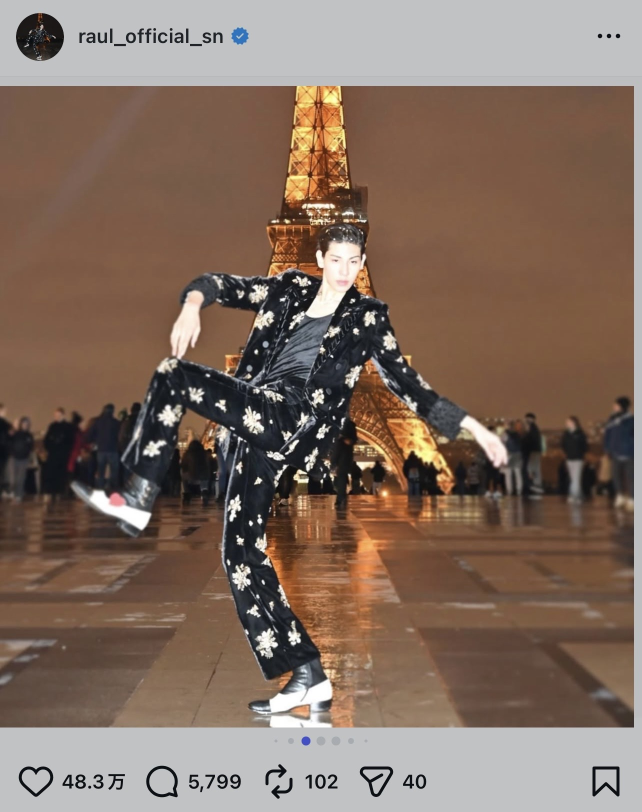
#> input picture sample.jpg, 1284 x 1624 px (shown at 1/2 size)
$ python -i guide_types.py   (imports and definitions only)
#> lines starting #> are read from the running program, lines starting #| are printed output that depends on the picture
### backend/guide_processor/image_utils.py
from pathlib import Path
from PIL import Image, ImageOps


# [24 lines left out: functions open_image, trim_to_aspect_ratio, not called in this run]


def create_transparent_canvas(size):
    return Image.new("RGBA", size, (0, 0, 0, 0))


# [39 lines left out: functions centered_rectangle, save_png, crop_with_normalized_rect, not called in this run]

### backend/guide_processor/guide_types.py
import math

from PIL import Image, ImageDraw, ImageFilter

from image_utils import create_transparent_canvas, centered_rectangle


class GuideDetectionError(ValueError):
    """A guide cannot be placed reliably on the reference image."""


# [45 lines left out: functions guide_rectangle, eye_marker, create_rectangle_guide, create_keypoints_guide, not called in this run]


def create_silhouette_guide(image, person_box=None, person_mask=None, pose_keypoints=None):
    if person_mask is not None:
        return create_segmented_pose_guide(image, person_mask, pose_keypoints)

    return create_template_silhouette_guide(image, person_box=person_box)


# [69 lines left out: functions create_segmented_pose_guide, draw_pose_skeleton, not called in this run]


def create_template_silhouette_guide(image, person_box=None):
    canvas = create_transparent_canvas(image.size)
    draw = ImageDraw.Draw(canvas, "RGBA")

    rect = person_box if person_box is not None else centered_rectangle(image)
    left, top, right, bottom = rect
    width = right - left
    height = bottom - top
    center_x = (left + right) / 2

    fill_color = (255, 255, 255, 170)
    line_color = (255, 255, 255, 220)
    outline_width = max(8, int(image.width * 0.02))

    head_radius = int(width * 0.12)
    head_center = (center_x, top + head_radius)
    draw.ellipse(
        [
            head_center[0] - head_radius,
            head_center[1] - head_radius,
            head_center[0] + head_radius,
            head_center[1] + head_radius,
        ],
        fill=fill_color,
    )

    torso_top = head_center[1] + head_radius * 0.6
    torso_bottom = bottom - int(height * 0.18)
    torso_width = width * 0.34
    torso_left = center_x - torso_width / 2
    torso_right = center_x + torso_width / 2
    draw.rectangle(
        [
            torso_left,
            torso_top,
            torso_right,
            torso_bottom,
        ],
        fill=fill_color,
    )

    arm_top = torso_top + int(height * 0.08)
    arm_length = width * 0.28
    draw.polygon(
        [
            (torso_left, arm_top),
            (torso_left - arm_length, arm_top + int(height * 0.08)),
            (torso_left - arm_length + int(width * 0.05), arm_top + int(height * 0.12)),
            (torso_left, arm_top + int(height * 0.1)),
        ],
        fill=fill_color,
    )
    draw.polygon(
        [
            (torso_right, arm_top),
            (torso_right + arm_length, arm_top + int(height * 0.08)),
            (torso_right + arm_length - int(width * 0.05), arm_top + int(height * 0.12)),
            (torso_right, arm_top + int(height * 0.1)),
        ],
        fill=fill_color,
    )

    leg_top = torso_bottom
    left_leg = [
        (torso_left + int(width * 0.08), leg_top),
        (torso_left + int(width * 0.08), bottom),
        (center_x - int(width * 0.08), bottom),
        (center_x - int(width * 0.08), leg_top),
    ]
    right_leg = [
        (torso_right - int(width * 0.08), leg_top),
        (torso_right - int(width * 0.08), bottom),
        (center_x + int(width * 0.08), bottom),
        (center_x + int(width * 0.08), leg_top),
    ]
    draw.polygon(left_leg, fill=fill_color)
    draw.polygon(right_leg, fill=fill_color)

    draw.ellipse(
        [
            head_center[0] - head_radius,
            head_center[1] - head_radius,
            head_center[0] + head_radius,
            head_center[1] + head_radius,
        ],
        outline=line_color,
        width=outline_width,
    )
    draw.rectangle([
        torso_left,
        torso_top,
        torso_right,
        torso_bottom,
    ], outline=line_color, width=outline_width)
    draw.line([left_leg[0], left_leg[-1]], fill=line_color, width=outline_width)
    draw.line([right_leg[0], right_leg[-1]], fill=line_color, width=outline_width)

    return canvas

>>> import cv2
>>> picture = cv2.imread('../../sample.jpg', cv2.IMREAD_GRAYSCALE)
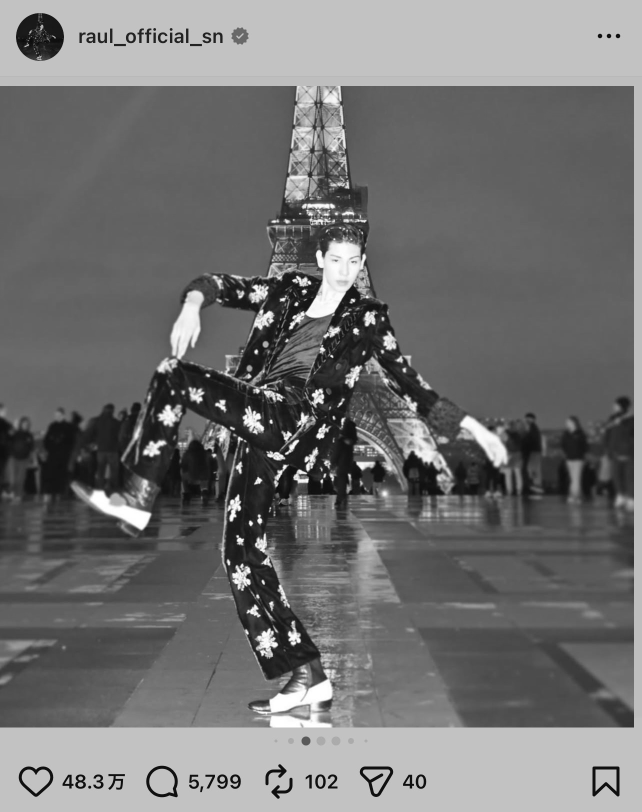
#> picture: shape (1624, 1284) (shown at 1/2 size); min 3, max 255, mean 113.7
>>> result = create_silhouette_guide(picture)
#> (the run stopped early here; a loop or call above may not have finished)
